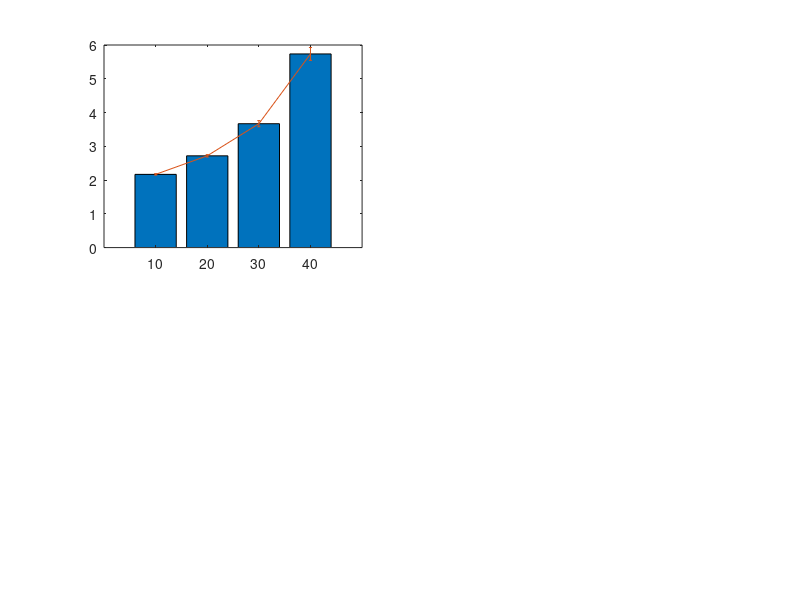

The MATLAB source for this figure: (Note: this script raises an error after producing the figure.)
load('ex2.mat');
%% ALINEA A)
% Crie uma única figura
figure(1);


% Configure a primeira subplot
subplot(2, 2, 1);
bar(n, mean_APD_data);
hold on;

er = errorbar(n, mean_APD_data, term_APD_data);
er.Color = [1 0 0];
er.LineStyle = "none";

xlabel('n VoIP flows');
ylabel('Average Packet Delay (ms)');
title('Average Packet Delay of Data');
grid on;
hold off;

% Configure a segunda subplot
subplot(2, 2, 2);
bar(n, mean_APD_voip);
hold on;
er = errorbar(n, mean_APD_voip, term_APD_voip);
er.Color = [1 0 0];
er.LineStyle = "none";
xlabel('n VoIP flows');
ylabel('Average Packet Delay (ms)');
title('Average Packet Delay of VoIP');
grid on;
hold off;

% Configure a terceira subplot
subplot(2, 2, 3);
bar(n, mean_AQD_data);
hold on;
er = errorbar(n, mean_AQD_data, term_AQD_data);
er.Color = [1 0 0];
er.LineStyle = "none";
xlabel('n VoIP flows');
ylabel('Average Queue Delay (ms)');
title('Average Queue Delay of Data');
grid on;
hold off;

% Configure a quarta subplot
subplot(2, 2, 4);
bar(n, mean_AQD_voip);
hold on;
er = errorbar(n, mean_AQD_voip, term_AQD_voip);
er.Color = [1 0 0];
er.LineStyle = "none";
xlabel('n VoIP flows');
ylabel('Average Queue Delay (ms)');
title('Average Queue Delay of VoIP');
grid on;
hold off;


%% ALINEA B)
figure(2);

% Configure a primeira subplot
subplot(2, 2, 1);
hold on;
bar(n, [mean_APD_data, mean_APD_data_Priority]);
er = errorbar((n-1.5), mean_APD_data, term_APD_data);
er.Color = [1 0 0];
er.LineStyle = "none";
er = errorbar((n+1.5), mean_APD_data_Priority, term_APD_data_Priority);
er.Color = [1 0 0];
er.LineStyle = "none";
xlabel('n VoIP flows');
xticks(n);
ylabel('Average Packet Delay (ms)');
title('Average Packet Delay of Data');
legend({'Without priority higher to VoIP', 'With priority higher to VoIP'}, 'Location', 'NorthWest');
ylim([0 8]);
set(gca, 'ColorOrder', [0 0 0.8; 0 0.8 0.5]);
grid on;
hold off;

% Configure a segunda subplot
subplot(2, 2, 2);
hold on;
bar(n, [mean_APD_voip, mean_APD_voip_Priority]);
er = errorbar((n-1.5), mean_APD_voip, term_APD_voip);
er.Color = [1 0 0];
er.LineStyle = "none";
er = errorbar((n+1.5), mean_APD_voip_Priority, term_APD_voip_Priority);
er.Color = [1 0 0];
er.LineStyle = "none";
xlabel('n VoIP flows');
xticks(n);
ylabel('Average Packet Delay (ms)');
title('Average Packet Delay of VoIP');
legend({'Without priority higher to VoIP', 'With priority higher to VoIP'}, 'Location', 'NorthWest');
ylim([0 8]);
set(gca, 'ColorOrder', [0 0 0.8; 0 0.8 0.5]);
grid on;
hold off;

% Configure a terceira subplot
subplot(2, 2, 3);
hold on;
bar(n, [mean_AQD_data, mean_AQD_data_Priority]);
er = errorbar((n-1.5), mean_AQD_data, term_AQD_data);
er.Color = [1 0 0];
er.LineStyle = "none";
er = errorbar((n+1.5), mean_AQD_data_Priority, term_AQD_data_Priority);
er.Color = [1 0 0];
er.LineStyle = "none";
xlabel('n VoIP flows');
xticks(n);
ylabel('Average Queue Delay (ms)');
title('Average Queue Delay of Data');
legend({'Without priority higher to VoIP', 'With priority higher to VoIP'}, 'Location', 'NorthWest');
ylim([0 8]);
set(gca, 'ColorOrder', [0 0 0.8; 0 0.8 0.5]);
grid on;
hold off;

% Configure a quarta subplot
subplot(2, 2, 4);
hold on;
bar(n, [mean_AQD_voip, mean_AQD_voip_Priority]);
er = errorbar((n-1.5), mean_AQD_voip, term_AQD_voip);
er.Color = [1 0 0];
er.LineStyle = "none";
er = errorbar((n+1.5), mean_AQD_voip_Priority, term_AQD_voip_Priority);
er.Color = [1 0 0];
er.LineStyle = "none";
xlabel('n VoIP flows');
xticks(n);
ylabel('Average Queue Delay (ms)');
title('Average Queue Delay of VoIP');
legend({'Without priority higher to VoIP', 'With priority higher to VoIP'}, 'Location', 'NorthWest');
ylim([0 8]);
set(gca, 'ColorOrder', [0 0 0.8; 0 0.8 0.5]);
grid on;
hold off;
